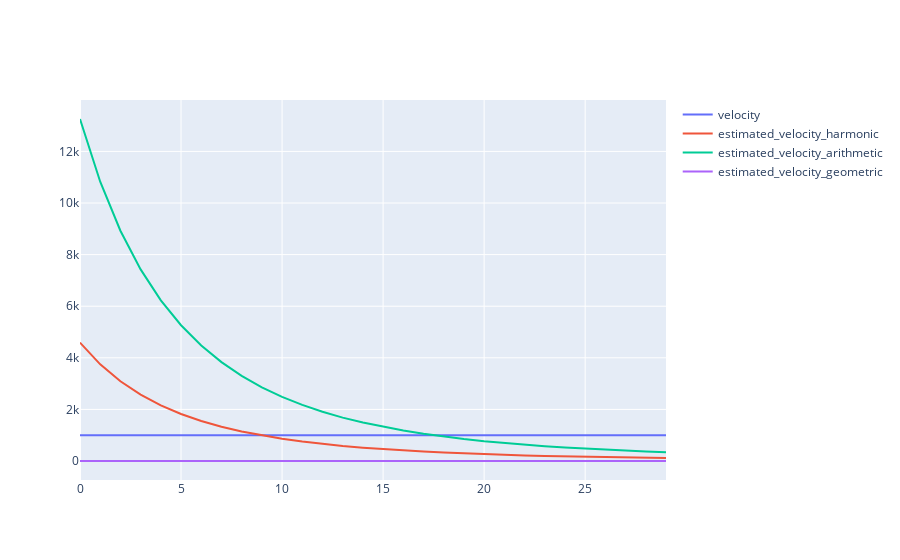

The code cell stored with this chart in its notebook:
### Code cell
iplot(go.Figure(data=[go.Scatter(x=list(range(n)),y=np.repeat(x_i,n),name='velocity'),
                      go.Scatter(x=list(range(n)),y=x_predicted_harmonic,name='estimated_velocity_harmonic'),
                      go.Scatter(x=list(range(n)),y=x_predicted_arithmetic,name='estimated_velocity_arithmetic'),
                      go.Scatter(x=list(range(n)),y=x_predicted_geometric,name='estimated_velocity_geometric')
                     ]))

### Figure 1 — Plotly figure (JSON) as saved in the notebook; plotly's stock layout.template omitted (floating-point values rounded to 4 significant figures)
{"data": [{"name": "velocity", "type": "scatter", "x": [0, 1, 2, 3, 4, 5, 6, 7, 8, 9, 10, 11, 12, 13, 14, 15, 16, 17, 18, 19, 20, 21, 22, 23, 24, 25, 26, 27, 28, 29], "y": [1000, 1000, 1000, 1000, 1000, 1000, 1000, 1000, 1000, 1000, 1000, 1000, 1000, 1000, 1000, 1000, 1000, 1000, 1000, 1000, 1000, 1000, 1000, 1000, 1000, 1000, 1000, 1000, 1000, 1000]}, {"name": "estimated_velocity_harmonic", "type": "scatter", "x": [0, 1, 2, 3, 4, 5, 6, 7, 8, 9, 10, 11, 12, 13, 14, 15, 16, 17, 18, 19, 20, 21, 22, 23, 24, 25, 26, 27, 28, 29], "y": [4589.0, 3747.0, 3090.0, 2571.0, 2156.0, 1822.0, 1550.0, 1327.0, 1142.0, 989.0, 860.5, 752.3, 660.5, 582.3, 515.3, 457.7, 407.9, 364.8, 327.1, 294.2, 265.4, 240.0, 217.5, 197.6, 180.0, 164.3, 150.2, 137.6, 126.3, 116.2]}, {"name": "estimated_velocity_arithmetic", "type": "scatter", "x": [0, 1, 2, 3, 4, 5, 6, 7, 8, 9, 10, 11, 12, 13, 14, 15, 16, 17, 18, 19, 20, 21, 22, 23, 24, 25, 26, 27, 28, 29], "y": [13260.0, 10830.0, 8927.0, 7427.0, 6229.0, 5263.0, 4477.0, 3833.0, 3301.0, 2857.0, 2486.0, 2173.0, 1908.0, 1682.0, 1489.0, 1322.0, 1179.0, 1054.0, 945.1, 850.1, 766.7, 693.3, 628.4, 571.0, 520.0, 474.6, 434.0, 397.6, 365.0, 335.7]}, {"name": "estimated_velocity_geometric", "type": "scatter", "x": [0, 1, 2, 3, 4, 5, 6, 7, 8, 9, 10, 11, 12, 13, 14, 15, 16, 17, 18, 19, 20, 21, 22, 23, 24, 25, 26, 27, 28, 29], "y": [0.293, 0.2393, 0.1973, 0.1642, 0.1377, 0.1163, 0.09897, 0.08473, 0.07296, 0.06316, 0.05496, 0.04804, 0.04218, 0.03719, 0.03291, 0.02923, 0.02605, 0.02329, 0.02089, 0.01879, 0.01695, 0.01532, 0.01389, 0.01262, 0.01149, 0.01049, 0.009593, 0.00879, 0.008069, 0.00742]}], "layout": {"autosize": true, "xaxis": {"autorange": true, "range": [0, 29], "type": "linear"}, "yaxis": {"autorange": true, "range": [-736.5, 13990.0], "type": "linear"}}}
